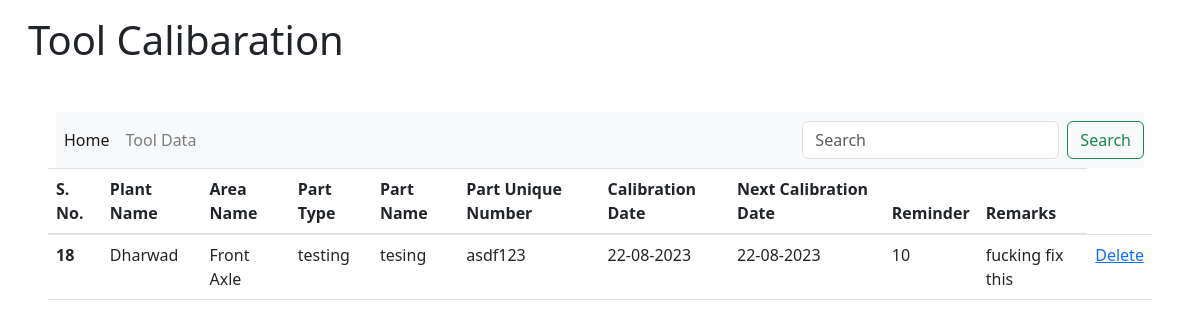
The page /parts on the database as committed earlier.
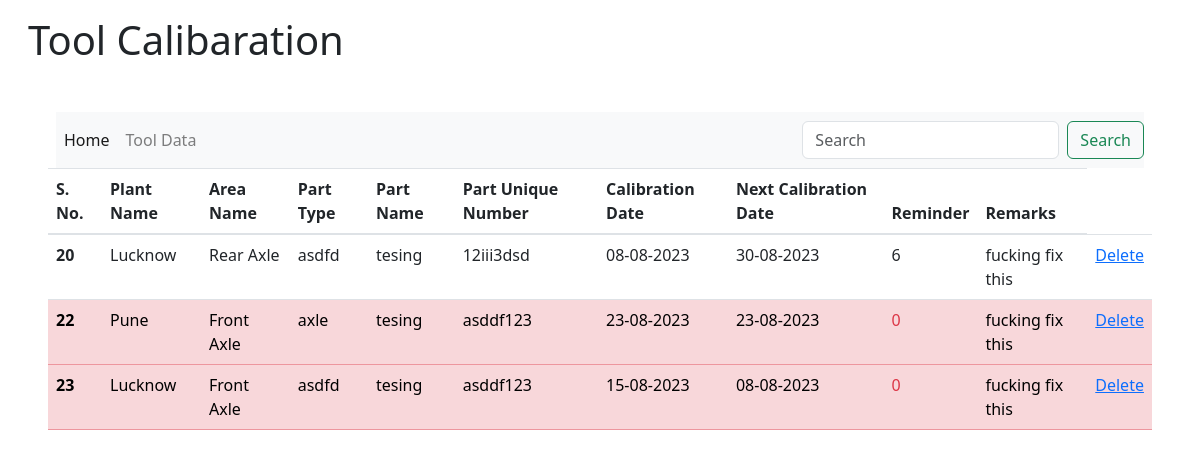
The same page on the database as committed later.
### app.py (models this page shows)
class Form(db.Model):
    __tablename__ = 'form_data'
    id = db.Column(db.Integer, autoincrement=True, primary_key= True,  nullable= False)
    plantName = db.Column(db.String )
    areaName = db.Column(db.String)
    partType = db.Column(db.String )
    partName = db.Column(db.String )
    partUniqueNumber = db.Column(db.String )
    calibarationDate = db.Column(db.String )
    nextCalibarationDate = db.Column(db.String)
    reminderInDays = db.Column(db.String )
    remarks = db.Column(db.String )
    dateOfEntry=db.Column(db.String)

### app.py (the view)
@app.route('/parts',methods=['GET','POST'])
def parts_display():
    all_parts = Form.query.all()
    updateRemainingDays()
    print(all_parts)
    return render_template('parts.html',forms=all_parts)

### app.py (called while the page is built, shortened)
def updateRemainingDays():
    print(read_date()[0:10],str(datetime.now().date()))
    if read_date()[0:10] == str(datetime.now().date()):
        print(read_date()[0:10],str(datetime.now().date()))
        print('aaj ka din ')

def read_date():
    file_path = 'date.txt'
    with open(file_path, 'r') as file:
        date_string = file.read()
        file.close
    date_object = datetime.strptime(date_string.strip(), '%Y-%m-%d')
    return str(date_object)
    print(date_object)

### templates/parts.html (shortened to what this page needs)
<!doctype html>
<html lang="en">
  <head>
    <link rel="stylesheet" href="https://maxcdn.bootstrapcdn.com/bootstrap/4.5.2/css/bootstrap.min.css">
    <link href="https://cdn.jsdelivr.net/npm/bootstrap@5.3.0/dist/css/bootstrap.min.css" rel="stylesheet">
  </head>
  <body>
    <div class=' container m-3 '>
      <h1 >Tool Calibaration</h1>
    </div>
      <div class='m-5'>
    <nav class="navbar navbar-expand-lg navbar-light bg-light mx-2">
      <div class="collapse navbar-collapse" id="navbarSupportedContent">
        <ul class="navbar-nav mr-auto">
          <li class="nav-item active">
            <a class="nav-link" href="/">Home <span class="sr-only">(current)</span></a>
          </li>
          <li class="nav-item">
            <a class="nav-link" href="/parts">Tool Data</a>
          </li>
        </ul>
      <div class="float-right">
        <form class="form-inline float-right">
          <input class="form-control mr-sm-2" type="search" placeholder="Search" aria-label="Search">
          <button class="btn btn-outline-success my-2 my-sm-0 " type="submit">Search</button>
        </form>
        </div>
      </div>
    </nav>
    <div>
        <table class="table">
            <thead>
              <tr>
                <th scope="col">S. No.</th>
                <th scope="col">Plant Name</th>
                <th scope="col">Area Name</th>
                <th scope="col">Part Type</th>
                <th scope="col">Part Name</th>
                <th scope="col">Part Unique Number</th>
                <th scope="col">Calibration Date</th>
                <th scope="col">Next Calibration Date</th>
                <th scope="col">Reminder</th>
                <th scope="col">Remarks</th>
              </tr>
            </thead>
            <tbody>
                {% for form in forms %}
                {% if form.reminderInDays == '0' %}
              <tr class="table-danger">
                {% else %}
                <tr>
                  {% endif %}
                <th scope="row">{{form.id}}</th>
                <td>{{form.plantName}}</td>
                <td>{{form.areaName}}</td>
                <td>{{form.partType}}</td>
                <td>{{form.partName}}</td>
                <td>{{form.partUniqueNumber}}</td>
                <td>{{form.calibarationDate}}</td>
                <td>{{form.nextCalibarationDate}}</td>
                {%if form.reminderInDays == '0' %}
                <td class="text-danger">{{form.reminderInDays}}</td>
                {% else %}
                <td >{{form.reminderInDays}}</td>
                {% endif %}
                <td>{{form.remarks}}</td>
                <td><a href="/parts/delete/{{form.id}}">Delete</a></td>
              </tr>
                {% endfor %}
            </tbody>
        </table>
    </div>
      </div>
  </body>
</html>

Rows that differ between the two databases and show on the page:
removed Form: id "18", plantName "Dharwad", areaName "Front Axle", partType "testing", partName "tesing", partUniqueNumber "asdf123", calibarationDate "22-08-2023", nextCalibarationDate "22-08-2023", reminderInDays "10", remarks "fucking fix this"
added Form: id "20", plantName "Lucknow", areaName "Rear Axle", partType "asdfd", partName "tesing", partUniqueNumber "12iii3dsd", calibarationDate "08-08-2023", nextCalibarationDate "30-08-2023", reminderInDays "6", remarks "fucking fix this"
added Form: id "22", plantName "Pune", areaName "Front Axle", partType "axle", partName "tesing", partUniqueNumber "asddf123", calibarationDate "23-08-2023", nextCalibarationDate "23-08-2023", reminderInDays "0", remarks "fucking fix this"
added Form: id "23", plantName "Lucknow", areaName "Front Axle", partType "asdfd", partName "tesing", partUniqueNumber "asddf123", calibarationDate "15-08-2023", nextCalibarationDate "08-08-2023", reminderInDays "0", remarks "fucking fix this"
